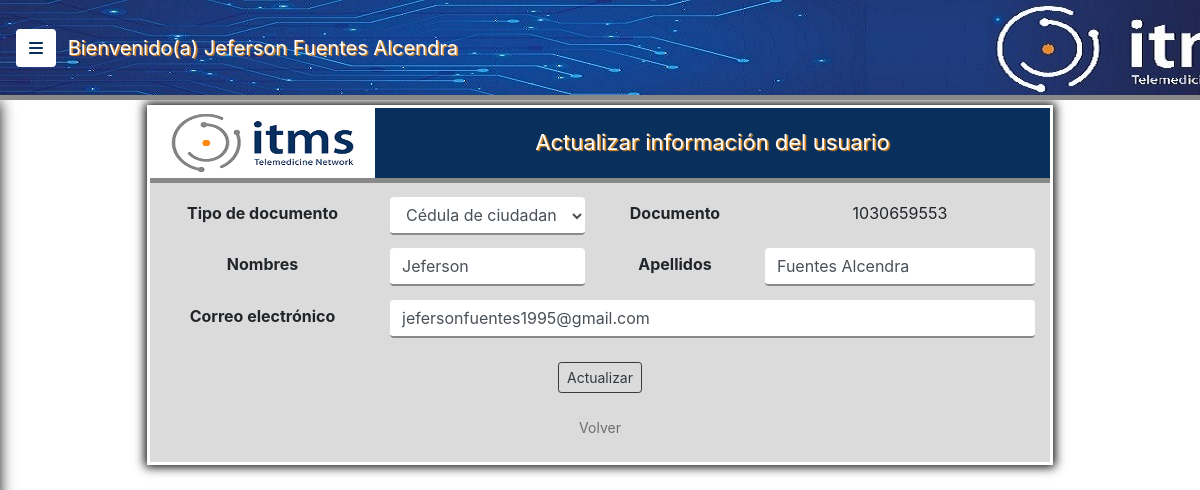
The app's page /public/models/actualizar_perfil.php (signed in) with its own data.
### tables this page shows
CREATE TABLE `usuarios` (
  `id_usuario` int(6) NOT NULL,
  `tipo_documento` varchar(30) NOT NULL,
  `documento` varchar(11) NOT NULL,
  `nombres` varchar(30) NOT NULL,
  `apellidos` varchar(30) NOT NULL,
  `correo` varchar(50) NOT NULL,
  `password` varchar(30) NOT NULL
);

### public/models/actualizar_perfil.php (the view, shortened to what this page needs)
<!DOCTYPE html>
<html lang="en">
	<head>
		<link rel="stylesheet" href="../../vendor/css/bootstrap.min.css">
		<link rel="stylesheet" href="../../css/estilos.css">
		<link rel="stylesheet" href="../../css/simple-sidebar.css">
	</head>
	<body>
    <div class="d-flex toggled" id="wrapper">
      <div id="page-content-wrapper">
      <nav class="navbar navbar-expand-lg navegacion b_bottom fixed-top">
        <button class="btn boton_menu" id="menu-toggle">
          <i class="fas fa-bars"></i>
        </button>
          <ul class="navbar-nav sesion">
            <li class="nav-item">
              <?php
                echo "Bienvenido(a) ".$_SESSION["nombres"]." ".$_SESSION["apellidos"];
              ?>
            </li>
          </ul>
      </nav>
      <?php
        class Datos{
          public function mostrar($doc_perfil){
            include("conexion.php");
            $doc_perfil = $_SESSION['documento'];
            $cont = "0";
            $sql = "SELECT * FROM usuarios WHERE documento = '$doc_perfil'";
            if (!$result = $db -> query($sql)) {
              die('Hay un error en la consulta [' .$db->error. ']');
            }
            while($row = $result -> fetch_assoc()){
              $ttipo_documento = stripcslashes($row['tipo_documento']);
              $ddocumento = stripcslashes($row['documento']);
              $nnombres = stripcslashes($row['nombres']);
              $aapellidos = stripcslashes($row['apellidos']);
              $ccorreo = stripcslashes($row['correo']);
              $cont = $cont + 1;
            }
            if ($cont != "0") {
?>
            <br>
            <br>
            <div class="container div color2">
              <form action="../controllers/perfil.php" method="POST">
                <div class="row b_bottom">
                  <div class="col-sm-3 color1">
                    <img src="../../files/img/Logo ITMS.png" class="logo2">
                  </div>
                  <div class="col-sm-9 encabezado2">
                    Actualizar información del usuario
                  </div>
                </div>
                <div class="row espacio2">
                  <div class="col-sm-3 t_centro negrilla espacio2">
                    Tipo de documento
                  </div>
                  <div class="col-sm-3 t_centro">
                    <?php
                      echo "<select class='form-control inputs' name='tipo_documento'>";
                      $sql2 = "SELECT * FROM tipo_documento";
                        if(!$result2 = $db ->query($sql2)){
                          die ('Hay un error en la consulta [' .$db->error .']');
                        }
                        while($row2 = $result2->fetch_assoc()){
                          $iid_tipo_documento = stripcslashes($row2["id_tipo_documento"]);
                          $tttipo_documento = stripcslashes($row2["tipo_documento"]);
                          if($iid_tipo_documento==$ttipo_documento){
                            echo"<option value=$iid_tipo_documento SELECTED>$tttipo_documento</option>";
                          }
                        }
                        echo "</select>";
                    ?>
                  </div>
                  <div class="col-sm-2 t_centro negrilla espacio2">
                    Documento
                  </div>
                  <div class="col-sm-4 t_centro espacio2">
                    <?php echo $ddocumento ?>
                  </div>
                </div>
                <div class="row espacio2 negrilla">
                  <div class="col-sm-3 t_centro espacio2">
                    Nombres
                  </div>
                  <div class="col-sm-3 t_centro">
                    <input type="text" id="nombres" class="form-control inputs" name="nombres" autocomplete="off" value="<?php echo $nnombres ?>">
                  </div>
                  <div class="col-sm-2 t_centro espacio2">
                    Apellidos
                  </div>
                  <div class="col-sm-4 t_centro">
                    <input type="text" id="apellidos" class="form-control inputs" name="apellidos" autocomplete="off" value="<?php echo $aapellidos ?>">
                  </div>
                </div>
                <div class="row espacio2">
                  <div class="col-sm-3 t_centro negrilla espacio2">
                    Correo electrónico
                  </div>
                  <div class="col-sm-9 t_centro">
                    <input type="text" id="correo" class="form-control inputs" name="correo" autocomplete="off" value="<?php echo $ccorreo ?>">
                  </div>
                </div>
                <br>
                <div class="row centro ">
                  <input type="submit" class="btn btn-sm btn-outline-dark" value="Actualizar">
                </div>
                <br>
                <div class="row centro">
                  <a href="../views/home.php" class="links">Volver</a>
                </div>
                <br>
              </form>
            </div>
<?php
      }
    }
  }
        $nuevo = new Datos();
        $nuevo->mostrar($_POST["doc_perfil"]);
?>
	</body>
</html>

### css/estilos.css (style rules this page uses)
body { background-image: url("../files/img/fondo.jpg"); }
.color1 { background: #fff; }
.color2 { background: rgba(137, 137, 137, 0.3); }
.div { width: 75%; margin-top: 5%; box-shadow:0 0 0 3px #fff, 0 0 10px 5px #000; }
.negrilla { font-weight: bold; }
.encabezado2 { color: #fff; text-align: center; padding-top: 2%; font-size: 22px; text-shadow: 1.5px 1px 1px #F18F11; background: #092F5D; }
.navegacion { background-image: url("../files/img/banner4.jpg"); height: 100px; }
.sesion { color: #fff; font-size: 20px; text-shadow: 1.5px 1px 1px #F18F11; margin-left: 1%; }
.logo2 { width: 100%; height: 70px; }
.espacio2 { padding-top: 1%; }
.centro { justify-content: center; }
.t_centro { text-align: center; }
.inputs { border:none; border-bottom: 2px solid #898989; margin-top: 5px; }
.b_bottom { border-bottom: 5px solid #898989; }
.links { text-decoration: none; color:rgba(0, 0, 0, 0.5); font-size: 14px; }
.boton_menu { background: #fff; color:#092F5D; font-size: 16px; }

### css/simple-sidebar.css (style rules this page uses)
body { overflow-x: hidden; }
#page-content-wrapper { min-width: 100vw; }
@media (min-width: 768px) { #page-content-wrapper { min-width: 0; width: 100%; } }

### records on screen
usuarios: documento "1030659553", nombres "Jeferson", apellidos "Fuentes Alcendra", correo "jefersonfuentes1995@gmail.com"

### other values on screen
$_SESSION["nombres"] "Jeferson"
$_SESSION["apellidos"] "Fuentes Alcendra"
form field tipo_documento "Cédula de ciudadanía"
